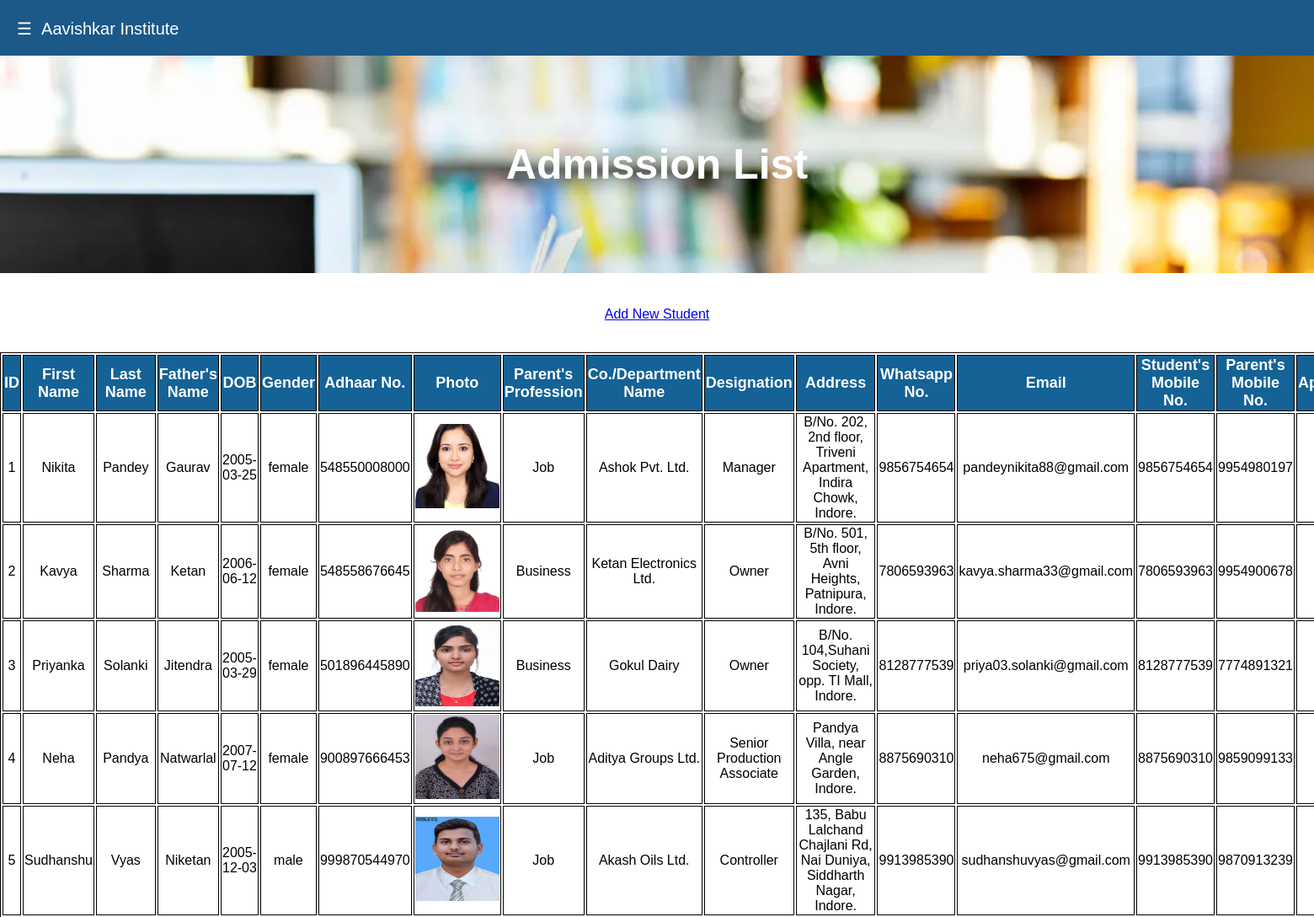
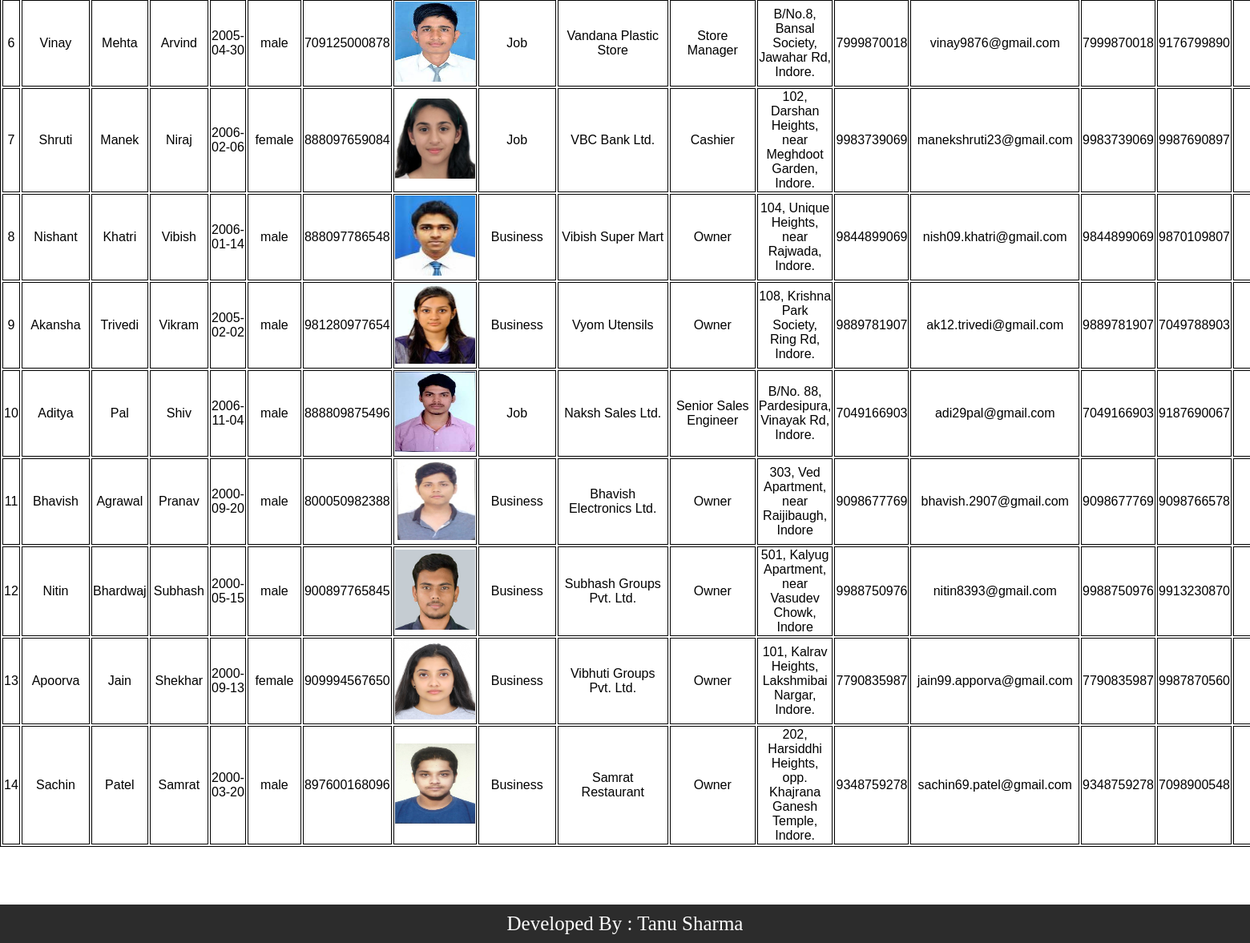
/admin/admissionlist.php (signed in), run on the app's committed database (2 pictures, top to bottom).
### tables this page shows
CREATE TABLE `admission` (
  `id` int(100) NOT NULL,
  `fnm` varchar(100) NOT NULL,
  `lnm` varchar(100) NOT NULL,
  `fathernm` varchar(100) NOT NULL,
  `dob` varchar(50) NOT NULL,
  `gender` varchar(50) NOT NULL,
  `adhaarno` varchar(50) NOT NULL,
  `photo` varchar(50) NOT NULL,
  `parentprof` varchar(100) NOT NULL,
  `codept` varchar(500) NOT NULL,
  `designation` varchar(100) NOT NULL,
  `address` varchar(500) NOT NULL,
  `whatsappno` varchar(50) NOT NULL,
  `email` varchar(500) NOT NULL,
  `studmno` varchar(50) NOT NULL,
  `pmno` varchar(50) NOT NULL,
  `lastexam` varchar(100) NOT NULL,
  `yrofpassing` varchar(50) NOT NULL,
  `instnm` varchar(100) NOT NULL,
  `pr` varchar(50) NOT NULL,
  `std` varchar(50) NOT NULL,
  `schoolnm` varchar(100) NOT NULL,
  `course` varchar(100) NOT NULL,
  `sem` varchar(50) NOT NULL,
  `collegenm` varchar(100) NOT NULL,
  `othercourse` varchar(100) NOT NULL,
  `status` varchar(50) NOT NULL,
  `date` date NOT NULL DEFAULT current_timestamp()
);

### admin/admissionlist.php (the view, shortened to what this page needs)
<!DOCTYPE html>
<?php include("header.php"); ?>
<html>
   <body>
	<h1>Admission List</h1>
	<center><a href="newstud.php">Add New Student</a></center><br><br>
	<table border="1" bordercolor="black">
		<tr>
		<th>ID</th>
		<th>First Name</th>
		<th>Last Name</th>
		<th>Father's Name</th>
		<th>DOB</th>
		<th>Gender</th>
		<th>Adhaar No.</th>
		<th>Photo</th>
		<th>Parent's Profession</th>
		<th>Co./Department Name</th>
		<th>Designation</th>
		<th>Address</th>
		<th>Whatsapp No.</th>
		<th>Email</th>
		<th>Student's Mobile No.</th>
		<th>Parent's Mobile No.</th>
		<th>Last Appeared/Passed Exam</th>
		</tr>
<?php
	$query=mysqli_query($cn,"select * from admission");
	while($rec=mysqli_fetch_array($query))
	{
		echo "<tr>
		<td>".$rec[0]."</td>
		<td>".$rec[1]."</td>
		<td>".$rec[2]."</td>
		<td>".$rec[3]."</td>
		<td>".$rec[4]."</td>
		<td>".$rec[5]."</td>
		<td>".$rec[6]."</td>
		<td><img src='../images/".$rec[7]."' height=100 width=100></td>
		<td>".$rec[8]."</td>
		<td>".$rec[9]."</td>
		<td>".$rec[10]."</td>
		<td>".$rec[11]."</td>
		<td>".$rec[12]."</td>
		<td>".$rec[13]."</td>
		<td>".$rec[14]."</td>
		<td>".$rec[15]."</td>
		<td>".$rec[16]."</td>
		<td>".$rec[17]."</td>
		<td>".$rec[18]."</td>
		<td>".$rec[19]."</td>
		<td>".$rec[20]."</td>
		<td>".$rec[21]."</td>
		<td>".$rec[22]."</td>
		<td>".$rec[23]."</td>
		<td>".$rec[24]."</td>
		<td>".$rec[25]."</td>
		<td>".$rec[26]."</td>
		<td>".$rec[27]."</td>
		<td><a href='confirmad.php?id=".$rec[0]."'>Confirm</a></td>
		<td><a href='delstud.php?id=".$rec[0]."'>Delete</a></td>
		</tr>";
	}
?>
	</table>
   </body>
</html>
<?php include("../footer.php"); ?>

### admin/header.php (shortened to what this page needs)
<!DOCTYPE html>
<?php
	echo "<link rel='stylesheet' href='style.css'>";
?>
<html>
   <head>
  	<link rel="stylesheet" href="../user/headerstyle.css">
  </head>
   <body>
	<div class="header"><span class="openbtn" onclick="openNav()">☰ &nbsp;Aavishkar Institute</span></div>
</body>
</html>

### footer.php (shortened to what this page needs)
<!DOCTYPE html>
<html>
   <head>
   </head>
   <body>
	<br><br><br><br>
	<footer><div class="f1">
        	Developed By : Tanu Sharma
    	</div></footer>
   </body>
</html>

### admin/style.css (style rules this page uses)
h1 { text-align: center; font-size: 50px; margin-top: 0px; background-image: url("../images/book.png"); background-size: cover; color: white; padding: 100px; margin-bottom: 40px; }
th { font-size: 18px; background-color: rgb(20, 98, 150); color: white; }
tr { width: 100%; text-align: center; }

### user/headerstyle.css (style rules this page uses)
* { box-sizing: border-box; }
body { margin: 0; font-family: Arial, Helvetica, sans-serif; }
.header { overflow: hidden; background-color: rgb(28, 88, 136); color: white; padding: 20px; }
span { vertical-align: -webkit-baseline-middle; padding-bottom: 5px; font-size: 20px; color: white; }
.openbtn { font-size: 20px; cursor: pointer; background-color: transparent; color: rgb(255, 255, 255); border: none; }

### footer.php (style rules this page uses)
.f1 { font-family: 'Times New Roman', Times, serif; font-size: 25px; text-align: center; padding: 10px; background-color:rgba(0, 0, 0, 0.829); color: white; }

### data on the page
admission: id "1", fnm "Nikita", lnm "Pandey", fathernm "Gaurav", dob "2005-03-25", gender "female", adhaarno "548550008000", photo (picture), parentprof "Job", codept "Ashok Pvt. Ltd.", designation "Manager", address "B/No. 202, 2nd floor, Triveni Apartment, Indira Chowk, Indore.", whatsappno "9856754654", email "pandeynikita88@gmail.com", studmno "9856754654", pmno "9954980197"
admission: id "2", fnm "Kavya", lnm "Sharma", fathernm "Ketan", dob "2006-06-12", gender "female", adhaarno "548558676645", photo (picture), parentprof "Business", codept "Ketan Electronics Ltd.", designation "Owner", address "B/No. 501, 5th floor, Avni Heights, Patnipura, Indore.", whatsappno "7806593963", email "kavya.sharma33@gmail.com", studmno "7806593963", pmno "9954900678"
admission: id "3", fnm "Priyanka", lnm "Solanki", fathernm "Jitendra", dob "2005-03-29", gender "female", adhaarno "501896445890", photo (picture), parentprof "Business", codept "Gokul Dairy", designation "Owner", address "B/No. 104,Suhani Society, opp. TI Mall, Indore.", whatsappno "8128777539", email "priya03.solanki@gmail.com", studmno "8128777539", pmno "7774891321"
admission: id "4", fnm "Neha", lnm "Pandya", fathernm "Natwarlal", dob "2007-07-12", gender "female", adhaarno "900897666453", photo (picture), parentprof "Job", codept "Aditya Groups Ltd.", designation "Senior Production Associate", address "Pandya Villa, near Angle Garden, Indore.", whatsappno "8875690310", email "neha675@gmail.com", studmno "8875690310", pmno "9859099133"
admission: id "5", fnm "Sudhanshu", lnm "Vyas", fathernm "Niketan", dob "2005-12-03", gender "male", adhaarno "999870544970", photo (picture), parentprof "Job", codept "Akash Oils Ltd.", designation "Controller", address "135, Babu Lalchand Chajlani Rd, Nai Duniya, Siddharth Nagar, Indore.", whatsappno "9913985390", email "sudhanshuvyas@gmail.com", studmno "9913985390", pmno "9870913239"
admission: id "6", fnm "Vinay", lnm "Mehta", fathernm "Arvind", dob "2005-04-30", gender "male", adhaarno "709125000878", photo (picture), parentprof "Job", codept "Vandana Plastic Store", designation "Store Manager", address "B/No.8, Bansal Society, Jawahar Rd, Indore.", whatsappno "7999870018", email "vinay9876@gmail.com", studmno "7999870018", pmno "9176799890"
admission: id "7", fnm "Shruti", lnm "Manek", fathernm "Niraj", dob "2006-02-06", gender "female", adhaarno "888097659084", photo (picture), parentprof "Job", codept "VBC Bank Ltd.", designation "Cashier", address "102, Darshan Heights, near Meghdoot Garden, Indore.", whatsappno "9983739069", email "manekshruti23@gmail.com", studmno "9983739069", pmno "9987690897"
admission: id "8", fnm "Nishant", lnm "Khatri", fathernm "Vibish", dob "2006-01-14", gender "male", adhaarno "888097786548", photo (picture), parentprof "Business", codept "Vibish Super Mart", designation "Owner", address "104, Unique Heights, near Rajwada, Indore.", whatsappno "9844899069", email "nish09.khatri@gmail.com", studmno "9844899069", pmno "9870109807"
admission: id "9", fnm "Akansha", lnm "Trivedi", fathernm "Vikram", dob "2005-02-02", gender "male", adhaarno "981280977654", photo (picture), parentprof "Business", codept "Vyom Utensils", designation "Owner", address "108, Krishna Park Society, Ring Rd, Indore.", whatsappno "9889781907", email "ak12.trivedi@gmail.com", studmno "9889781907", pmno "7049788903"
admission: id "10", fnm "Aditya", lnm "Pal", fathernm "Shiv", dob "2006-11-04", gender "male", adhaarno "888809875496", photo (picture), parentprof "Job", codept "Naksh Sales Ltd.", designation "Senior Sales Engineer", address "B/No. 88, Pardesipura, Vinayak Rd, Indore.", whatsappno "7049166903", email "adi29pal@gmail.com", studmno "7049166903", pmno "9187690067"
admission: id "11", fnm "Bhavish", lnm "Agrawal", fathernm "Pranav", dob "2000-09-20", gender "male", adhaarno "800050982388", photo (picture), parentprof "Business", codept "Bhavish Electronics Ltd.", designation "Owner", address "303, Ved Apartment, near Raijibaugh, Indore", whatsappno "9098677769", email "bhavish.2907@gmail.com", studmno "9098677769", pmno "9098766578"
admission: id "12", fnm "Nitin", lnm "Bhardwaj", fathernm "Subhash", dob "2000-05-15", gender "male", adhaarno "900897765845", photo (picture), parentprof "Business", codept "Subhash Groups Pvt. Ltd.", designation "Owner", address "501, Kalyug Apartment, near Vasudev Chowk, Indore", whatsappno "9988750976", email "nitin8393@gmail.com", studmno "9988750976", pmno "9913230870"
admission: id "13", fnm "Apoorva", lnm "Jain", fathernm "Shekhar", dob "2000-09-13", gender "female", adhaarno "909994567650", photo (picture), parentprof "Business", codept "Vibhuti Groups Pvt. Ltd.", designation "Owner", address "101, Kalrav Heights, Lakshmibai Nargar, Indore.", whatsappno "7790835987", email "jain99.apporva@gmail.com", studmno "7790835987", pmno "9987870560"
admission: id "14", fnm "Sachin", lnm "Patel", fathernm "Samrat", dob "2000-03-20", gender "male", adhaarno "897600168096", photo (picture), parentprof "Business", codept "Samrat Restaurant", designation "Owner", address "202, Harsiddhi Heights, opp. Khajrana Ganesh Temple, Indore.", whatsappno "9348759278", email "sachin69.patel@gmail.com", studmno "9348759278", pmno "7098900548"
